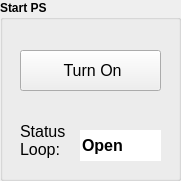
     <widget class="QGroupBox" name="gb_start_supply">
      <property name="enabled">
       <bool>true</bool>
      </property>
      <property name="geometry">
       <rect>
        <x>950</x>
        <y>20</y>
        <width>181</width>
        <height>181</height>
       </rect>
      </property>
      <property name="font">
       <font>
        <weight>75</weight>
        <bold>true</bold>
       </font>
      </property>
      <property name="title">
       <string>Start PS</string>
      </property>
      <widget class="QPushButton" name="pb_PS_button">
       <property name="enabled">
        <bool>true</bool>
       </property>
       <property name="geometry">
        <rect>
         <x>20</x>
         <y>50</y>
         <width>141</width>
         <height>41</height>
        </rect>
       </property>
       <property name="font">
        <font>
         <pointsize>12</pointsize>
         <weight>50</weight>
         <bold>false</bold>
        </font>
       </property>
       <property name="text">
        <string> Turn On</string>
       </property>
       <property name="icon">
        <iconset resource="resource_file.qrc">
         <normaloff>:/Images/imagens/Power_On.png</normaloff>
         <normalon>:/Images/imagens/Power_Off.png</normalon>:/Images/imagens/Power_On.png</iconset>
       </property>
       <property name="iconSize">
        <size>
         <width>20</width>
         <height>20</height>
        </size>
       </property>
       <property name="checkable">
        <bool>true</bool>
       </property>
      </widget>
      <widget class="QLineEdit" name="le_status_loop">
       <property name="enabled">
        <bool>true</bool>
       </property>
       <property name="geometry">
        <rect>
         <x>80</x>
         <y>130</y>
         <width>81</width>
         <height>31</height>
        </rect>
       </property>
       <property name="font">
        <font>
         <pointsize>12</pointsize>
         <weight>75</weight>
         <bold>true</bold>
        </font>
       </property>
       <property name="text">
        <string>Open</string>
       </property>
       <property name="frame">
        <bool>false</bool>
       </property>
       <property name="readOnly">
        <bool>true</bool>
       </property>
      </widget>
      <widget class="QLabel" name="label_32">
       <property name="geometry">
        <rect>
         <x>20</x>
         <y>120</y>
         <width>51</width>
         <height>41</height>
        </rect>
       </property>
       <property name="font">
        <font>
         <pointsize>12</pointsize>
         <weight>50</weight>
         <bold>false</bold>
        </font>
       </property>
       <property name="text">
        <string>Status 
Loop:</string>
       </property>
      </widget>
     </widget>
